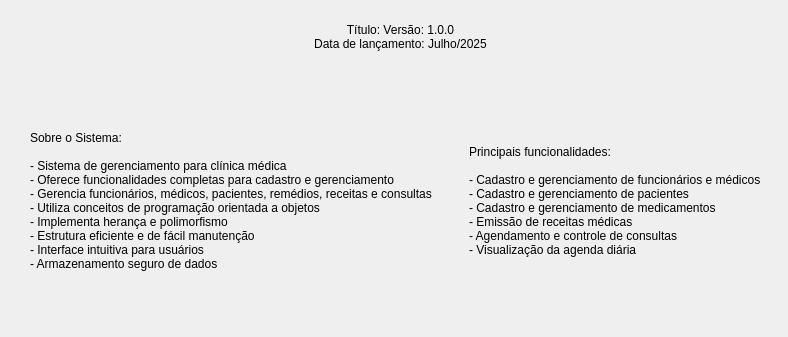
<?xml version="1.0" encoding="UTF-8"?>
<ui version="4.0">
 <class>versao</class>
 <widget class="QDialog" name="versao">
  <property name="geometry">
   <rect>
    <x>0</x>
    <y>0</y>
    <width>788</width>
    <height>337</height>
   </rect>
  </property>
  <property name="windowTitle">
   <string>Dialog</string>
  </property>
  <widget class="QLabel" name="label">
   <property name="geometry">
    <rect>
     <x>270</x>
     <y>10</y>
     <width>261</width>
     <height>81</height>
    </rect>
   </property>
   <property name="text">
    <string>Título: Versão: 1.0.0
Data de lançamento: Julho/2025

</string>
   </property>
   <property name="alignment">
    <set>Qt::AlignmentFlag::AlignCenter</set>
   </property>
  </widget>
  <widget class="QWidget" name="horizontalLayoutWidget">
   <property name="geometry">
    <rect>
     <x>30</x>
     <y>70</y>
     <width>871</width>
     <height>262</height>
    </rect>
   </property>
   <layout class="QHBoxLayout" name="horizontalLayout">
    <item>
     <widget class="QLabel" name="label_4">
      <property name="text">
       <string>Sobre o Sistema: 

- Sistema de gerenciamento para clínica médica 
- Oferece funcionalidades completas para cadastro e gerenciamento 
- Gerencia funcionários, médicos, pacientes, remédios, receitas e consultas 
- Utiliza conceitos de programação orientada a objetos 
- Implementa herança e polimorfismo 
- Estrutura eficiente e de fácil manutenção 
- Interface intuitiva para usuários 
- Armazenamento seguro de dados</string>
      </property>
     </widget>
    </item>
    <item>
     <widget class="QLabel" name="label_2">
      <property name="text">
       <string>Principais funcionalidades:

- Cadastro e gerenciamento de funcionários e médicos
- Cadastro e gerenciamento de pacientes
- Cadastro e gerenciamento de medicamentos
- Emissão de receitas médicas
- Agendamento e controle de consultas
- Visualização da agenda diária</string>
      </property>
     </widget>
    </item>
   </layout>
  </widget>
  <widget class="QWidget" name="verticalLayoutWidget">
   <property name="geometry">
    <rect>
     <x>130</x>
     <y>370</y>
     <width>160</width>
     <height>80</height>
    </rect>
   </property>
   <layout class="QVBoxLayout" name="verticalLayout_2"/>
  </widget>
 </widget>
 <resources/>
 <connections/>
</ui>
